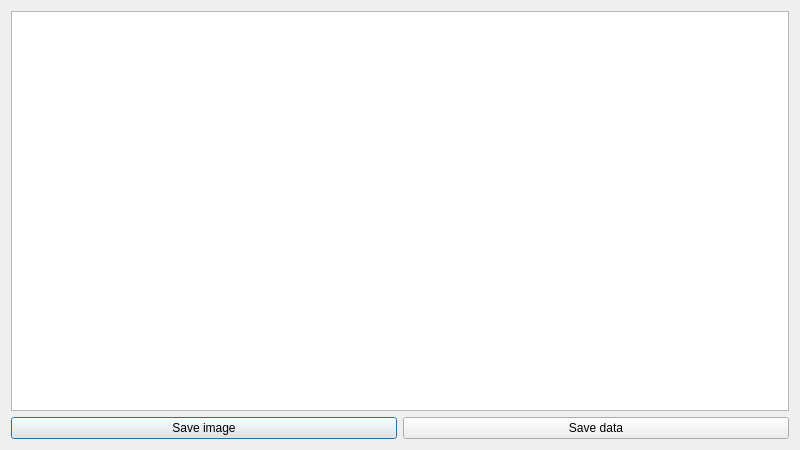
<?xml version="1.0" encoding="UTF-8"?>
<ui version="4.0">
 <class>DlgPlot</class>
 <widget class="QDialog" name="DlgPlot">
  <property name="geometry">
   <rect>
    <x>0</x>
    <y>0</y>
    <width>800</width>
    <height>450</height>
   </rect>
  </property>
  <property name="windowTitle">
   <string>Timeseries</string>
  </property>
  <layout class="QVBoxLayout" name="verticalLayout">
   <item>
    <widget class="PlotWidget" name="plot_window"/>
   </item>
   <item>
    <layout class="QGridLayout" name="gridLayout">
     <item row="0" column="0">
      <widget class="QPushButton" name="save_image">
       <property name="text">
        <string>Save image</string>
       </property>
      </widget>
     </item>
     <item row="0" column="1">
      <widget class="QPushButton" name="save_data">
       <property name="text">
        <string>Save data</string>
       </property>
      </widget>
     </item>
    </layout>
   </item>
  </layout>
 </widget>
 <customwidgets>
  <customwidget>
   <class>PlotWidget</class>
   <extends>QGraphicsView</extends>
   <header>pyqtgraph</header>
  </customwidget>
 </customwidgets>
 <resources/>
 <connections/>
</ui>
